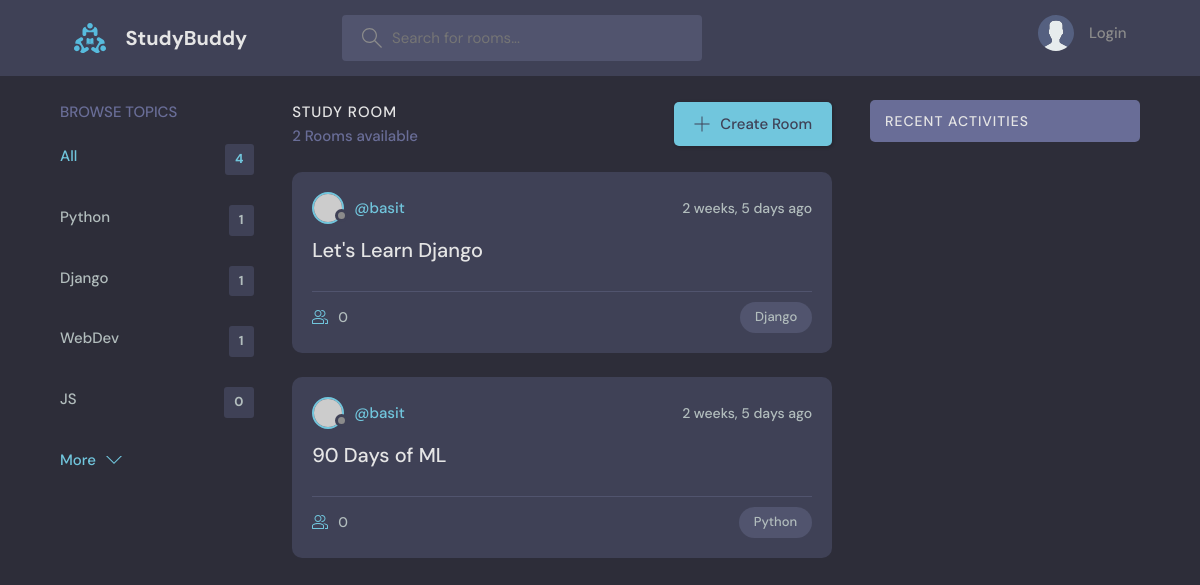
Page /?q=Python on the earlier database version.
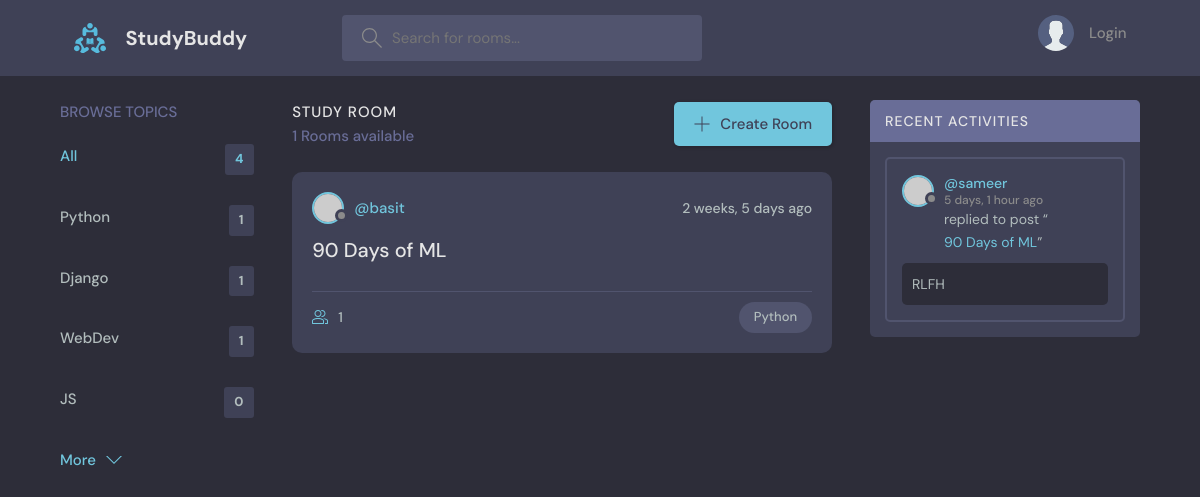
Same page on the later database version.
### base/models.py (models this page shows, shortened)
class Topic(models.Model):
    name = models.CharField(max_length=200)

class Room(models.Model):
    host = models.ForeignKey(User, on_delete=models.SET_NULL, null=True)
    topic = models.ForeignKey(Topic, on_delete=models.SET_NULL, null=True)
    name = models.CharField(max_length=200)
    description = models.TextField(null=True, blank = True)
    participants = models.ManyToManyField(User, related_name='participants', blank=True)
    updated = models.DateTimeField(auto_now=True)
    created = models.DateTimeField(auto_now_add=True)
    class Meta:
        ordering = ['-updated','-created']
    def __str__(self):
        return self.name

class Message(models.Model):
    user = models.ForeignKey(User, on_delete=models.CASCADE)
    room = models.ForeignKey(Room, on_delete=models.CASCADE)
    body = models.TextField()
    updated = models.DateTimeField(auto_now=True)
    created = models.DateTimeField(auto_now_add=True)
    class Meta:
        ordering = ['-updated','-created']
    def __str__(self):
        return self.body[0:50]

### base/views.py (the view)
# urls.py: path('', views.home, name="home"),
def home(request):
    q = request.GET.get('q') if request.GET.get('q') != None else ''
    rooms = Room.objects.filter(
        Q(topic__name__icontains=q) |
        Q(name__icontains = q) |
        Q(description__icontains=q) |
        Q(host__username__icontains=q)
    )
    topics = Topic.objects.all()
    room_count = rooms.count()
    room_messages = Message.objects.filter(Q(room__topic__name__icontains=q))
    context = {'rooms': rooms, 'topics':topics, 'room_count':room_count, 'room_messages': room_messages}
    return render(request, 'base/home.html', context )

### base/templates/base/home.html (shortened to what this page needs)
{% extends 'main.html' %}
{% block content %}
<main class="layout layout--3">
  <div class="container">
    {% include 'base/topics_component.html' %}
    <div class="roomList">
      <div class="roomList__header">
        <div>
          <h2>Study Room</h2>
          <p>{{room_count}} Rooms available</p>
        </div>
        <a class="btn btn--main" href="create-room.html">
          <svg
            version="1.1"
            xmlns="http://www.w3.org/2000/svg"
            width="32"
            height="32"
            viewBox="0 0 32 32"
          >
            <title>add</title>
            <path
              d="M16.943 0.943h-1.885v14.115h-14.115v1.885h14.115v14.115h1.885v-14.115h14.115v-1.885h-14.115v-14.115z"
            ></path>
          </svg>
          Create Room
        </a>
      </div>
      {% include 'base/feed_component.html' %}
    </div>
    {% include 'base/activity_component.html' %}
  </div>
</main>
{% endblock %}

### base/templates/base/topics_component.html
<div class="topics">
  <div class="topics__header">
    <h2>Browse Topics</h2>
  </div>
  <ul class="topics__list">
    <li>
      <a href="{% url 'home' %}" class="active">All <span>{{topics.count}}</span></a>
    </li>
    {% for topic in topics %}
    <li>
      <a href="{% url 'home' %}?q={{topic.name}}">{{topic.name}} <span>{{topic.room_set.all.count}}</span></a>
    </li>
    {% endfor %}
  </ul>
  <a class="btn btn--link" href="topics.html">
    More
    <svg
      version="1.1"
      xmlns="http://www.w3.org/2000/svg"
      width="32"
      height="32"
      viewBox="0 0 32 32"
    >
      <title>chevron-down</title>
      <path d="M16 21l-13-13h-3l16 16 16-16h-3l-13 13z"></path>
    </svg>
  </a>
</div>

### base/templates/base/feed_component.html (shortened to what this page needs)
{% for room in rooms %}
<div class="roomListRoom">
    <div class="roomListRoom__header">
      <a href="{% url 'user-profile' room.host.id %}" class="roomListRoom__author">
        <div class="avatar avatar--small">
          <img src="https://randomuser.me/api/portraits/women/11.jpg" />
        </div>
        <span>@{{room.host.username}}</span>
      </a>
      <div class="roomListRoom__actions">
        <span>{{room.created|timesince}} ago</span>
      </div>
    </div>
    <div class="roomListRoom__content">
      <a href="{% url 'room' room.id %}">{{room.name}}</a>
    </div>
    <div class="roomListRoom__meta">
      <a href="{% url 'room' room.id %}" class="roomListRoom__joined">
        {{room.participants.all.count}}
      </a>
      <p class="roomListRoom__topic">{{room.topic.name}}</p>
    </div>
</div>
{% endfor %}

### base/templates/base/activity_component.html (shortened to what this page needs)
<div class="activities">
  <div class="activities__header">
    <h2>Recent Activities</h2>
  </div>
  {% for message in room_messages %}
  <div class="activities__box">
    <div class="activities__boxHeader roomListRoom__header">
      <a href="{% url 'user-profile' message.user.id %}" class="roomListRoom__author">
        <div class="avatar avatar--small">
          <img src="https://randomuser.me/api/portraits/women/11.jpg" />
        </div>
        <p>
          @{{message.user}}
          <span>{{message.created|timesince}} ago</span>
        </p>
      </a>
    </div>
    <div class="activities__boxContent">
      <p>replied to post “<a href="{% url 'room' message.room.id %}">{{message.room}}</a>”</p>
      <div class="activities__boxRoomContent">
        {{message}}
      </div>
    </div>
  </div>
  {% endfor %}
</div>

Differences in the rows shown:
no longer on this page (row edited): Room: host.username "basit", created "2 weeks, 5 days", name "Let's Learn Django", participants.all.count "0", topic.name "Django"
computed for Room "90 Days of ML": participants.all.count "0" → "1"
added Message: user "sameer", created "5 days, 1 hour", room "90 Days of ML", body "RLFH"
Other differences:
{{ room_count }}: "2" → "1"
